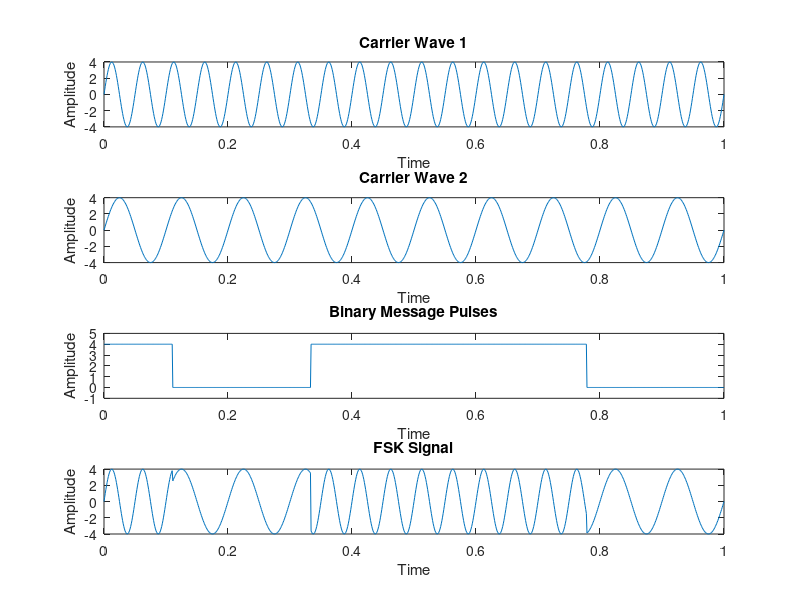

Recreate this plot in MATLAB.
clc;
close all;
clear all;

fc1 = 20;
fc2 = 10;
amp = 4;

% Define the binary data sequence
binary_data = [1 0 0 1 1 1 1 0 0];
num_bits = length(binary_data);

% Define time vector
t = 0:0.001:1;
bit_duration = length(t) / num_bits;  % Duration of each bit in samples

% Generate the carrier waves
c1 = amp .* sin(2 * pi * fc1 * t);
c2 = amp .* sin(2 * pi * fc2 * t);

% Plot carrier wave 1
subplot(4,1,1);
plot(t, c1);
xlabel('Time');
ylabel('Amplitude');
title('Carrier Wave 1');

% Plot carrier wave 2
subplot(4,1,2);
plot(t, c2);
xlabel('Time');
ylabel('Amplitude');
title('Carrier Wave 2');

% Generate the binary message signal based on binary_data sequence
m = zeros(1, length(t));
for i = 1:num_bits
    start_index = round((i-1) * bit_duration) + 1;
    end_index = round(i * bit_duration);
    m(start_index:end_index) = amp * binary_data(i);
end

% Plot binary data sequence as a pulse signal
subplot(4,1,3);
plot(t, m);
axis ([0 1 -1 5])
xlabel('Time');
ylabel('Amplitude');
title('Binary Message Pulses');

% Generate the FSK modulated signal based on the binary data sequence
mm = zeros(1, length(t));
for i = 1:num_bits
    start_index = round((i-1) * bit_duration) + 1;
    end_index = round(i * bit_duration);
    if binary_data(i) == 1
        mm(start_index:end_index) = c1(start_index:end_index); % Use fc1 for '1'
    else
        mm(start_index:end_index) = c2(start_index:end_index); % Use fc2 for '0'
    end
end

% Plot the FSK signal
subplot(4,1,4);
plot(t, mm);
xlabel('Time');
ylabel('Amplitude');
title('FSK Signal');
